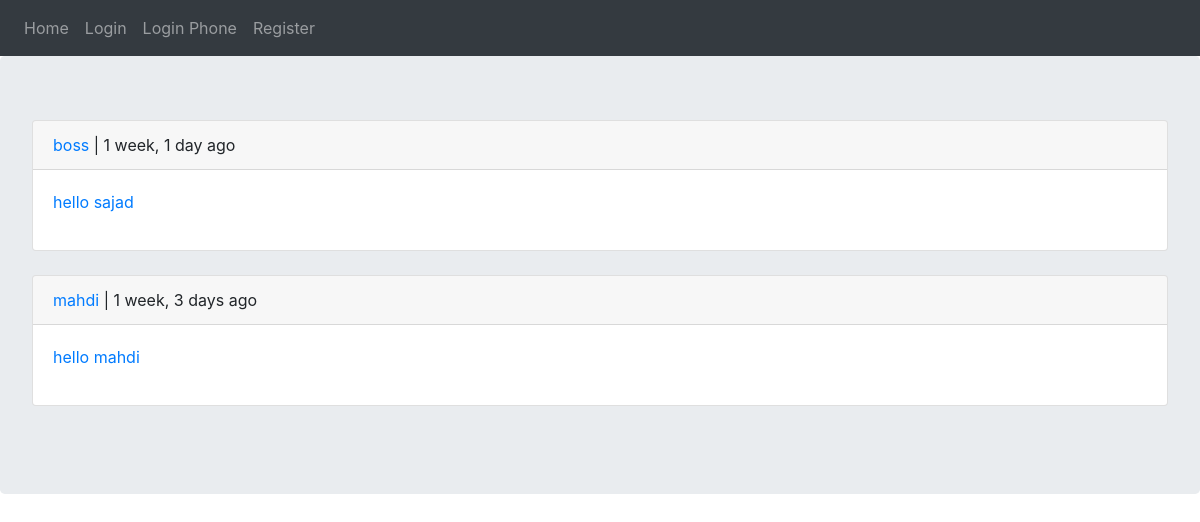
The page / on the database its author committed.
### posts/models.py (models this page shows, shortened)
class Post(models.Model):
    user = models.ForeignKey(User, on_delete=models.CASCADE)
    body = models.TextField(max_length=500)
    slug = models.SlugField(max_length=200)
    created = models.DateTimeField(auto_now_add=True)
    class Meta:
        ordering = ('-created',)
    def get_absolute_url(self):
        return reverse('posts:post_detail', args=(
            self.created.year,
            self.created.month,
            self.created.day,
            self.slug,
        ))

### posts/views.py (the view)
# urls.py: path('', views.all_posts, name='posts'),
def all_posts(request):
    posts = Post.objects.all()
    return render(request, 'posts/all_posts.html', {'posts': posts})

### posts/templates/posts/all_posts.html (shortened to what this page needs)
{% extends 'base.html' %}
{% block content %}
    {% for post in posts %}
        <div class="card">
            <p class="card-header">
                <a href="{% url 'account:dashboard' post.user.id %}"> {{ post.user }}</a> | {{ post.created | timesince }} ago
            </p>
            <p class="card-body">
                <a href="{{ post.get_absolute_url }}">{{ post.body | truncatechars:20 }}</a>
            </p>
        </div><br>
    {% endfor %}
{% endblock %}

### rows shown on the page
Post: user "boss", created "1 week, 1 day", body "hello sajad"
Post: user "mahdi", created "1 week, 3 days", body "hello mahdi"
